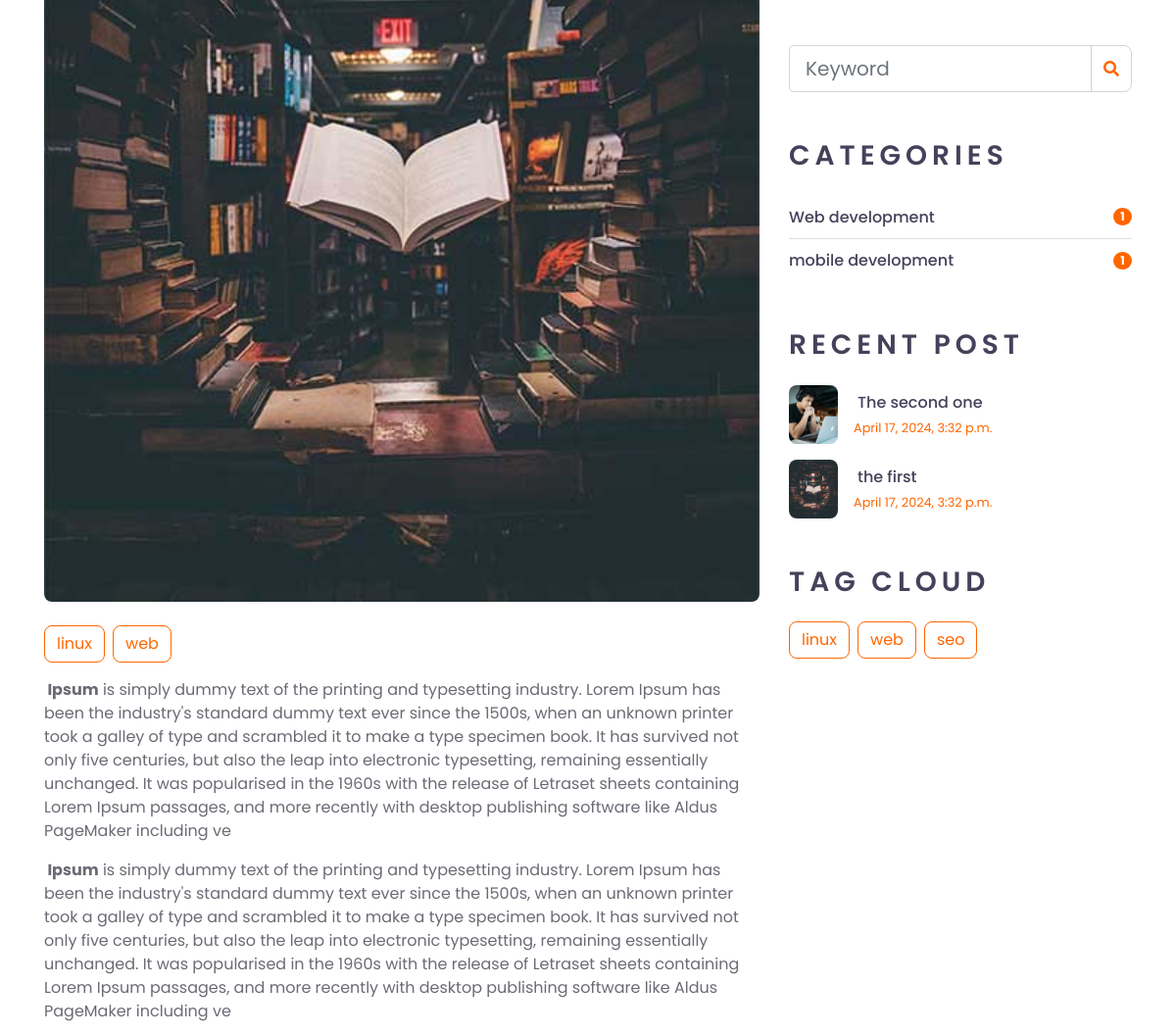
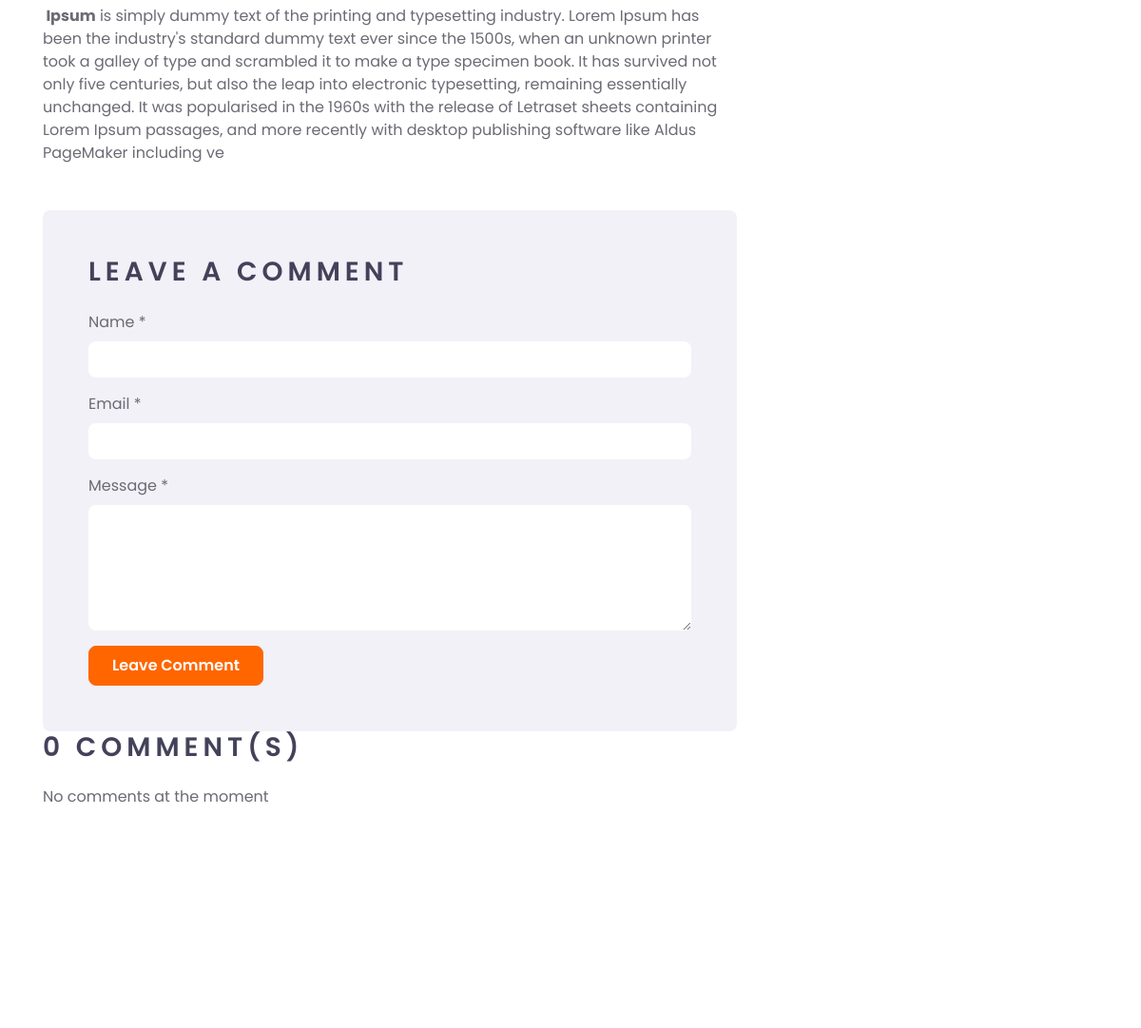
The app's page /post/the-first (middle part), older data (2 pictures, top to bottom).
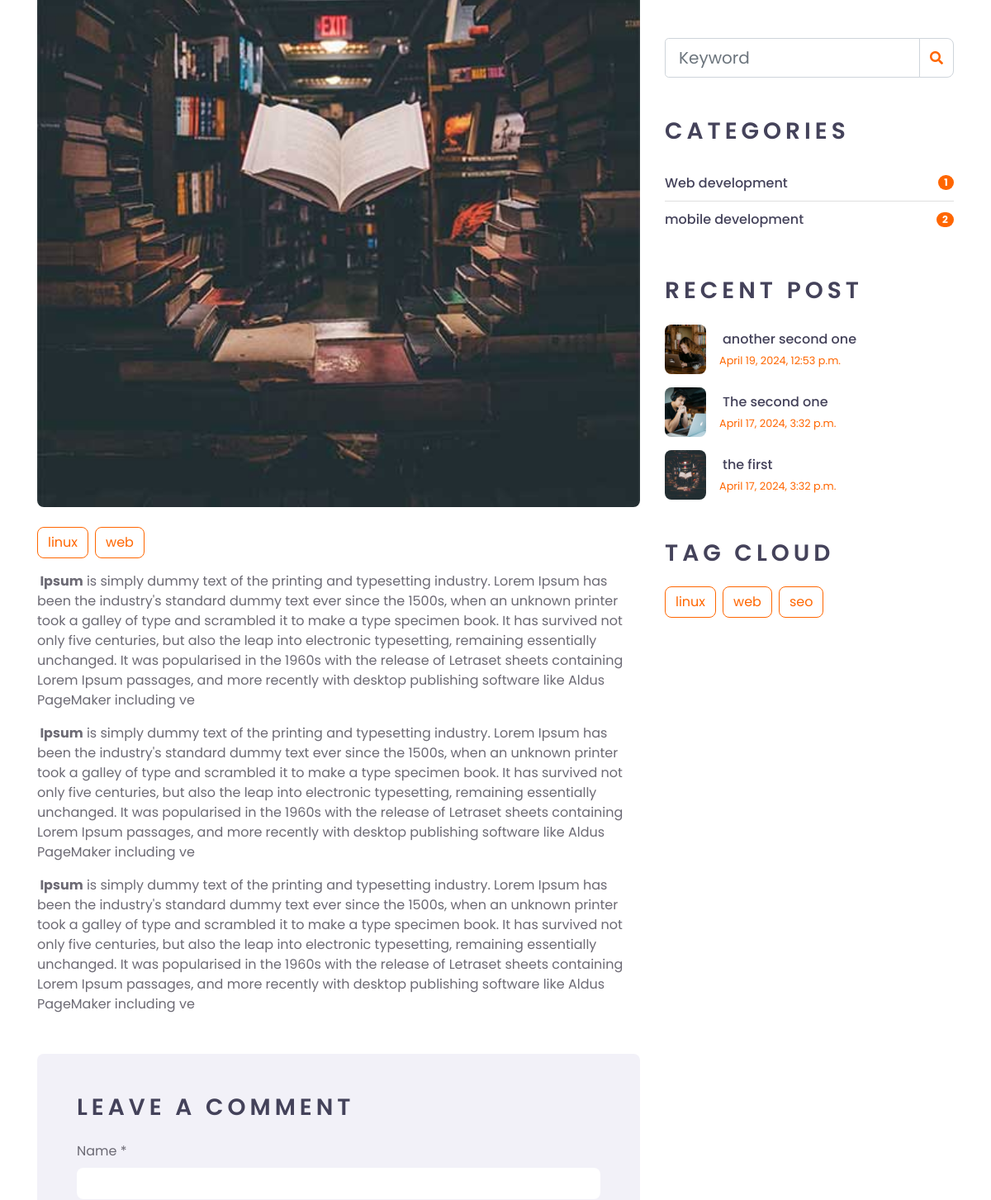
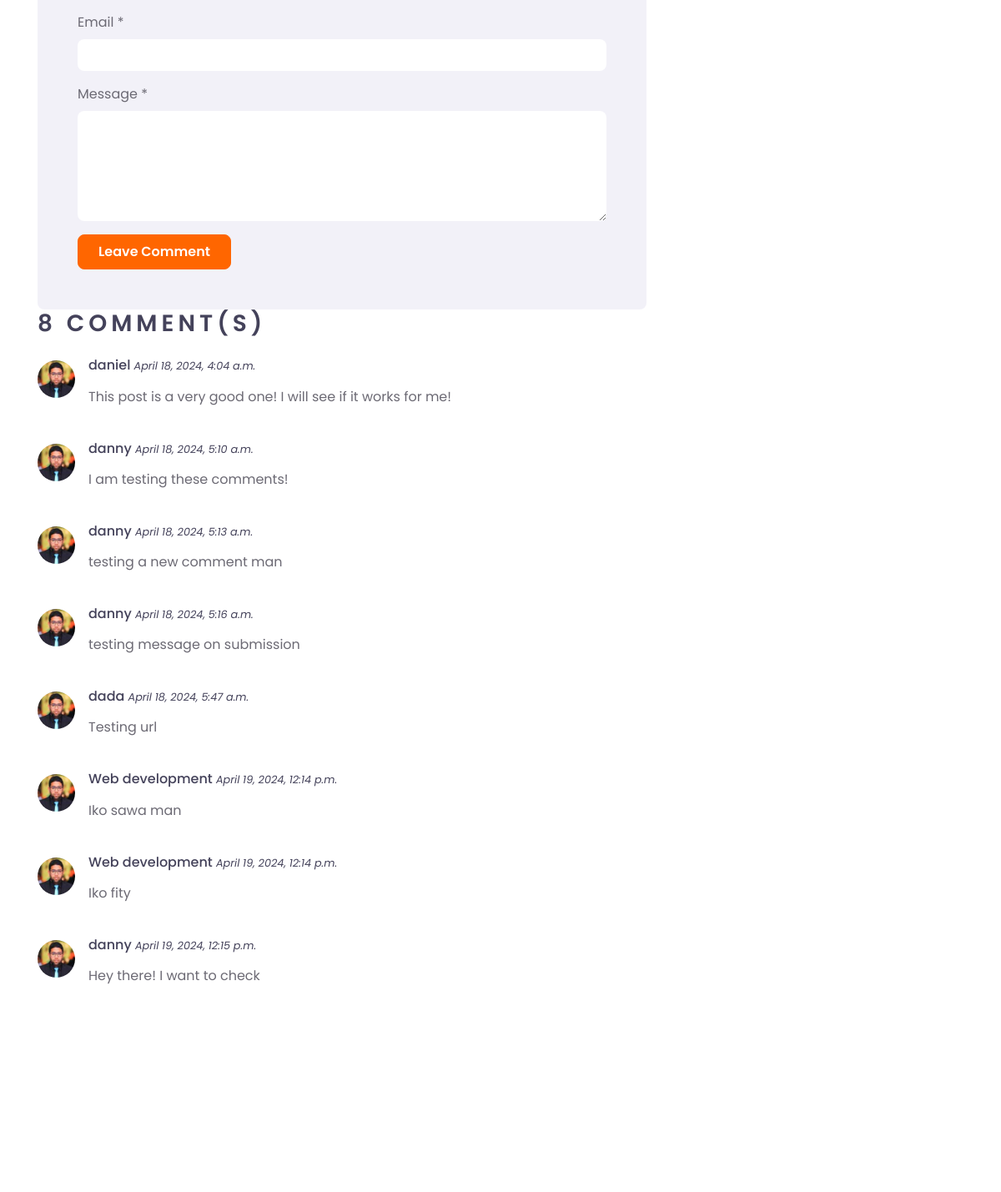
The same page, newer data (2 pictures, top to bottom).
### blogapp/models.py (models this page shows, shortened)
class Tag(models.Model):
    name = models.CharField(max_length=100)

class Category(models.Model):
    name = models.CharField(max_length=100)
    url = models.SlugField(unique=True)

class Post(models.Model):
    title = models.CharField(max_length=200)
    image = models.ImageField(upload_to="blog/")
    url = models.SlugField(unique=True)
    content = RichTextField()
    author = models.ForeignKey('auth.User', on_delete=models.CASCADE)
    created_at = models.DateTimeField(auto_now_add=True)
    categories = models.ForeignKey(Category, on_delete=models.CASCADE)
    tags = models.ManyToManyField(Tag)
    published = models.BooleanField(default=True)

class Comment(models.Model):
    post = models.ForeignKey(Post, on_delete=models.CASCADE, related_name='comments')
    author = models.CharField(max_length=50)
    email = models.EmailField()
    content = models.TextField()
    created_at = models.DateTimeField(default=timezone.now)
    approved = models.BooleanField(default=False)

### blogapp/views.py (the view)
# urls.py: path('post/<slug:url>', views.post_detail, name='postdetail'),
def post_detail(request, url):
    post = get_object_or_404(Post, url=url)
    approved_blogs = Post.objects.filter(published=True)
    blog_categories = Category.objects.annotate(blog_count=models.Count('post'))
    recent_posts = Post.objects.order_by('-created_at')[:5]
    comments = post.comments.filter(approved=True)  # Filter comments for the specific post
    blog_tags = Tag.objects.all()
    current_blog_tag = post.tags.all()
    context = {
        'post': post,
        'blogs': approved_blogs,
        'blog_categories': blog_categories,
        'recent_posts': recent_posts,
        'comments': comments,
        'blog_tags':blog_tags,
        'current_blog_tag':current_blog_tag
    }
    return render(request, 'single.html', context)

### templates/single.html (shortened to what the changed rows need)
{% extends "base.html" %}
{% load static %}
{% block body %}
    <div class="container-fluid py-5">
        <div class="container py-5">
            <div class="row">
                <div class="col-lg-8">
                    <div class="mb-5">
                        <img class="img-fluid rounded w-100 mb-4" src='{{post.image.url}}' alt="{{post.title}}">
                        <div class="d-flex flex-wrap m-n1">
                            {% for tag in current_blog_tag %}
                            <a href="{% url "tag_filter" tag.name %}" class="btn btn-outline-primary m-1">{{tag.name}}</a>
                            {% endfor %}
                        </div>
                        <p>{{post.content|safe|linebreaks}}</p>
                    </div>
                    <div class="mb-5">
                        <h3 class="text-uppercase mb-4" style="letter-spacing: 5px;">{{comments|length}} Comment(s)</h3>
                        {% if comments %}
                        {% for comment in comments %}
                        <div class="media mb-4">
                            <img src='{% static "img/user.jpg" %}' alt="Image" class="img-fluid rounded-circle mr-3 mt-1"
                                style="width: 45px;">
                            <div class="media-body">
                                <h6>{{comment.author}} <small><i>{{comment.created_at}}</i></small></h6>
                                <p>{{comment.content|safe|linebreaks}}</p>
                            </div>
                        </div>
                        {% endfor %}
                        {% else %}
                        <p> No comments at the moment </p>
                        {% endif %}
                    </div>
                </div>
                <div class="col-lg-4 mt-5 mt-lg-0">
                    <div class="mb-5">
                        <ul class="list-group list-group-flush">
                            {% for blogcategory in blog_categories %}
                            <li class="list-group-item d-flex justify-content-between align-items-center px-0">
                                <a href="{% url "post_list_by_category" blogcategory.url %}" class="text-decoration-none h6 m-0">{{ blogcategory.name }}</a>
                                <span class="badge badge-primary badge-pill">{{ blogcategory.blog_count }}</span>
                            </li>
                            {% endfor %}
                        </ul>
                    </div>
                    <div class="mb-5">
                        {% for blog in recent_posts %}
                        <a class="d-flex align-items-center text-decoration-none mb-3" href="">
                            <img class="img-fluid rounded" height="50" width="50" src="{{blog.image.url}}" alt="{{blog.title}}">
                            <div class="pl-3">
                                <h6 class="m-1">{{blog.title}}</h6>
                                <small>{{blog.created_at}}</small>
                            </div>
                        </a>
                        {% endfor %}
                    </div>
                    <div class="mb-5">
                        <div class="d-flex flex-wrap m-n1">
                            {% for tag in blog_tags %}
                            <a href="" class="btn btn-outline-primary m-1">{{tag.name}}</a>
                            {% endfor %}
                        </div>
                    </div>
                </div>
            </div>
        </div>
    </div>
    {% endblock body %}

Row changes from the older to the newer data that the page shows:
added Comment: author "daniel", created_at "April 18, 2024, 4:04 a.m.", content "This post is a very good one! I will see if it works for me!"
added Comment: author "danny", created_at "April 18, 2024, 5:10 a.m.", content "I am testing these comments!"
added Comment: author "danny", created_at "April 18, 2024, 5:13 a.m.", content "testing a new comment man"
added Comment: author "danny", created_at "April 18, 2024, 5:16 a.m.", content "testing message on submission"
added Comment: author "dada", created_at "April 18, 2024, 5:47 a.m.", content "Testing url"
added Comment: author "Web development", created_at "April 19, 2024, 12:14 p.m.", content "Iko sawa man"
added Comment: author "Web development", created_at "April 19, 2024, 12:14 p.m.", content "Iko fity"
added Comment: author "danny", created_at "April 19, 2024, 12:15 p.m.", content "Hey there! I want to check"
computed for Category "mobile development": blog_count "1" → "2"
added Post: image (picture), title "another second one", created_at "April 19, 2024, 12:53 p.m."
Text that changed along with them:
{{ comments|length }}: "0" → "8"
text no longer shown: "No comments at the moment"
